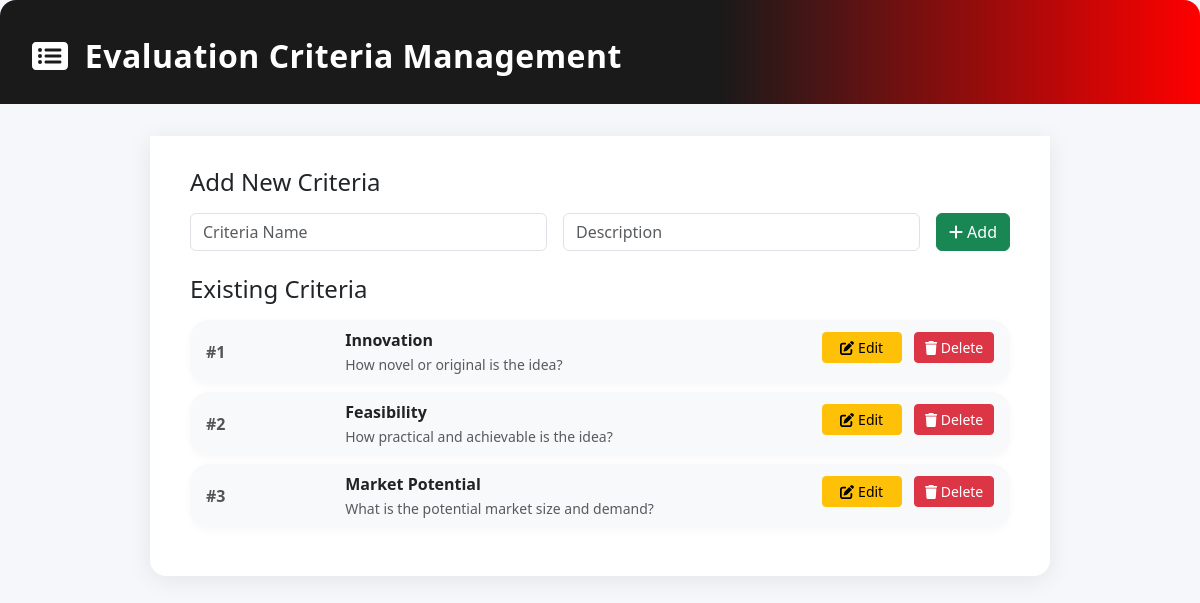
The page /dist/evaluation.php on the database its author committed.
### tables this page shows
CREATE TABLE `evaluation_criteria` (
  `id` int(11) NOT NULL,
  `name` varchar(100) NOT NULL,
  `description` text DEFAULT NULL
);

### dist/evaluation.php (the view, shortened to what this page needs)
<?php
$host = "localhost";
$user = "root";
$password = "";
$dbname = "umic";
$conn = new mysqli($host, $user, $password, $dbname);
$criteria = [];
$res = $conn->query("SELECT * FROM evaluation_criteria ORDER BY id ASC");
while ($row = $res->fetch_assoc()) $criteria[] = $row;
?>
<!DOCTYPE html>
<html lang="en">
<head>
    <link href="https://cdn.jsdelivr.net/npm/bootstrap@5.3.0/dist/css/bootstrap.min.css" rel="stylesheet">
    <link rel="stylesheet" href="https://cdnjs.cloudflare.com/ajax/libs/font-awesome/6.0.0/css/all.min.css">
    <link href="../styles.css" rel="stylesheet">
</head>
<body>
<div class="criteria-header">
    <i class="fas fa-list-alt me-2"></i> Evaluation Criteria Management
</div>
<div class="criteria-section">
    <h4 class="mb-3">Add New Criteria</h4>
    <form method="post" class="add-form-row mb-4">
        <input type="text" class="form-control" name="name" placeholder="Criteria Name" required>
        <input type="text" class="form-control" name="description" placeholder="Description">
        <button type="submit" class="btn btn-success"><i class="fas fa-plus"></i> Add</button>
    </form>
    <h4 class="mb-3">Existing Criteria</h4>
    <?php foreach ($criteria as $c): ?>
        <div class="pill-row">
            <span class="field-label">#<?= $c['id'] ?></span>
            <span class="field-value">
                <?php if (isset($_GET['edit']) && $_GET['edit'] == $c['id']): ?>
                    <form method="post" class="d-flex align-items-center gap-2 mb-0 flex-nowrap" style="flex-wrap:nowrap;">
                        <input type="hidden" name="edit_criteria" value="1">
                        <input type="hidden" name="id" value="<?= $c['id'] ?>">
                        <input type="text" name="name" value="<?= htmlspecialchars($c['name']) ?>" class="form-control form-control-sm" required>
                        <input type="text" name="description" value="<?= htmlspecialchars($c['description']) ?>" class="form-control form-control-sm">
                        <button type="submit" class="btn btn-sm btn-primary" style="white-space:nowrap;">Save</button>
                        <a href="evaluation.php" class="btn btn-sm btn-secondary" style="white-space:nowrap;">Cancel</a>
                    </form>
                <?php else: ?>
                    <strong><?= htmlspecialchars($c['name']) ?></strong><br>
                    <span class="text-muted small"><?= htmlspecialchars($c['description']) ?></span>
                <?php endif; ?>
            </span>
            <span class="criteria-actions ms-auto">
                <?php if (!isset($_GET['edit']) || $_GET['edit'] != $c['id']): ?>
                    <a href="evaluation.php?edit=<?= $c['id'] ?>" class="btn btn-sm btn-warning"><i class="fas fa-edit"></i> Edit</a>
                    <a href="evaluation.php?delete=<?= $c['id'] ?>" class="btn btn-sm btn-danger" onclick="return confirm('Delete this criteria?');"><i class="fas fa-trash"></i> Delete</a>
                <?php endif; ?>
            </span>
        </div>
    <?php endforeach; ?>
</div>
</body>
</html>

### styles.css (style rules this page uses)
:root { --primary-color: #1a1a1a; --accent-color: #ff0000; --text-light: #ffffff; --text-dark: #333333; }

### dist/evaluation.php (style rules this page uses)
body { background: #f6f7fb; }
.criteria-header { font-weight: 700; font-size: 2rem; letter-spacing: 0.5px; color: #fff; background: linear-gradient(90deg, #1a1a1a 60%, #ff0000 100%); padding: 2rem 2rem 1.5rem 2rem; border-radius: 1rem 1rem 0 0; margin-bottom: 2rem; }
.criteria-section { max-width: 900px; margin: 0 auto 2rem auto; padding: 2rem 2.5rem 2.5rem 2.5rem; background: #fff; border-radius: 0 0 1rem 1rem; box-shadow: 0 4px 24px rgba(0,0,0,0.08); }
.pill-row { display: flex; align-items: center; background: #f8f9fa; border-radius: 1.2rem; box-shadow: 0 2px 8px rgba(0,0,0,0.03); padding: 0.5rem 1rem; margin-bottom: 0.5rem; }
.pill-row .field-label { font-weight: 600; color: #555; min-width: 110px; max-width: 150px; flex: 0 0 120px; }
.pill-row .field-value { color: #222; margin-left: 1.2rem; flex: 1 1 0%; word-break: break-word; }
.criteria-actions .btn { min-width: 80px; margin-left: 0.5rem; margin-bottom: 0.5rem; transition: box-shadow 0.2s, transform 0.2s; }
.add-form-row { display: flex; gap: 1rem; align-items: center; margin-bottom: 1.5rem; }
.add-form-row input[type="text"] { flex: 1 1 0%; }

### rows shown on the page
evaluation_criteria: id "1", name "Innovation", description "How novel or original is the idea?"
evaluation_criteria: id "2", name "Feasibility", description "How practical and achievable is the idea?"
evaluation_criteria: id "3", name "Market Potential", description "What is the potential market size and demand?"
